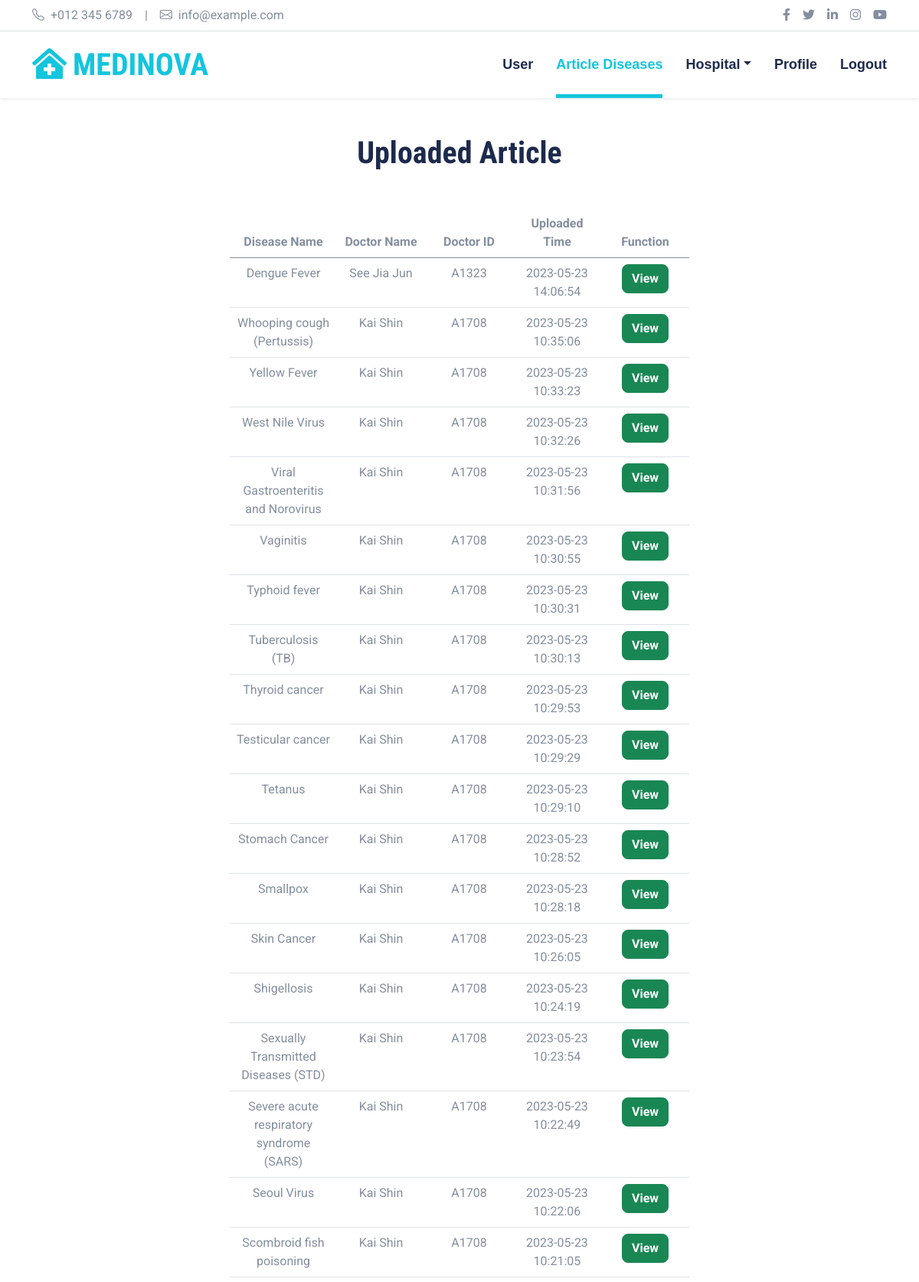
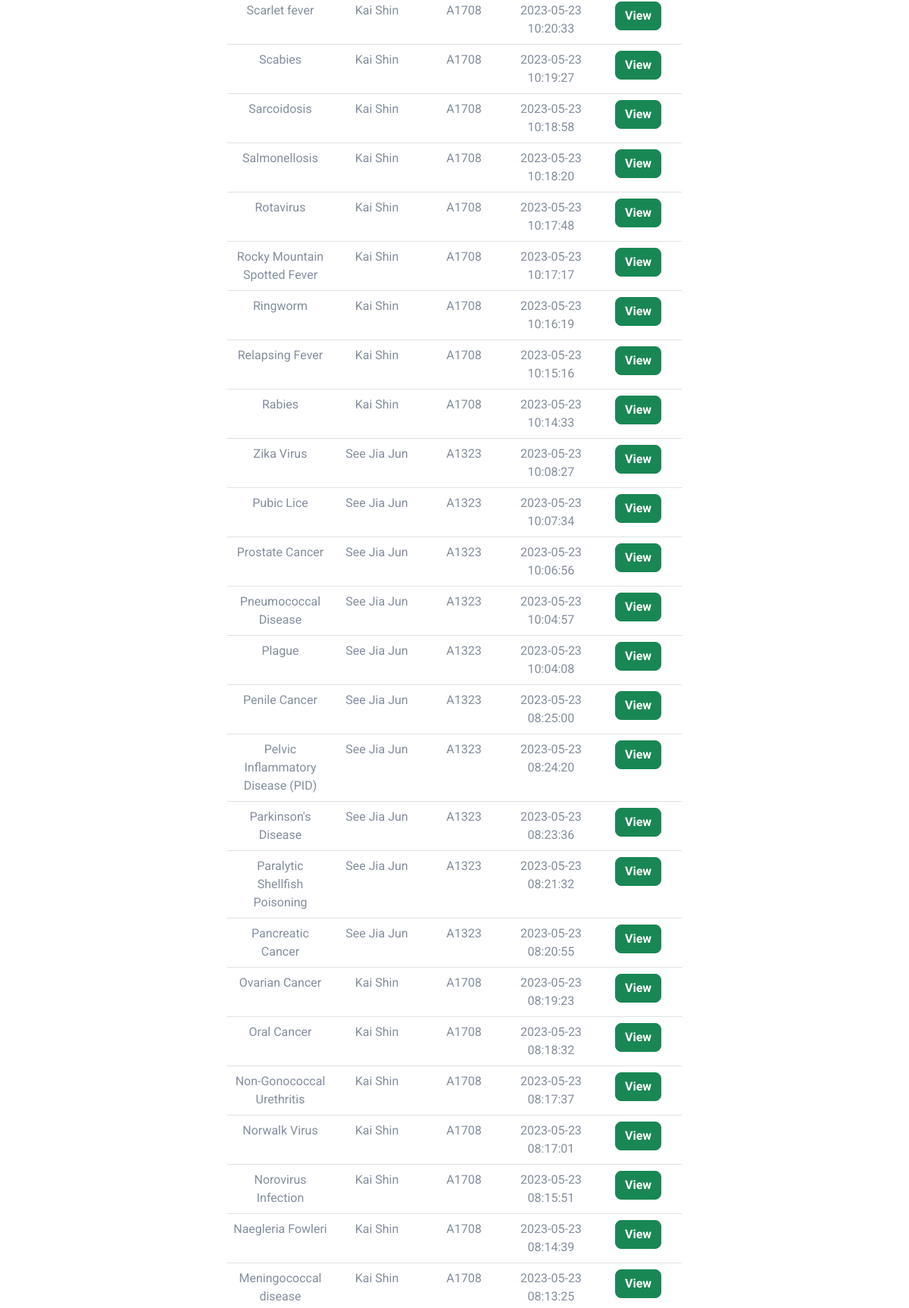
The app's page /ViewDisease.php (signed in, upper part) with its own data (2 pictures, top to bottom).
### tables this page shows
CREATE TABLE `diseases` (
  `disease_id` int(11) NOT NULL,
  `user_id` int(11) NOT NULL,
  `disease_name` varchar(100) NOT NULL,
  `description` longtext NOT NULL,
  `symptoms` longtext NOT NULL,
  `treatment` longtext NOT NULL,
  `disease_image` longblob DEFAULT NULL,
  `upload_time` timestamp NOT NULL DEFAULT current_timestamp() ON UPDATE current_timestamp()
);

CREATE TABLE `users` (
  `user_id` int(11) NOT NULL,
  `username` varchar(255) NOT NULL,
  `email` varchar(255) NOT NULL,
  `password` varchar(255) NOT NULL,
  `name` varchar(255) NOT NULL,
  `gender` text NOT NULL,
  `age` int(3) NOT NULL,
  `profile_image` longblob DEFAULT NULL,
  `doctor_id` varchar(20) DEFAULT NULL,
  `hospital_id` int(11) DEFAULT NULL,
  `role` text NOT NULL,
  `approved` tinyint(1) DEFAULT 0,
  `last_login` timestamp NOT NULL DEFAULT current_timestamp() ON UPDATE current_timestamp()
);

### ViewDisease.php (the view, shortened to what this page needs)
<?php
	require("connect.php");
?>
<!DOCTYPE html>
<html lang="en">
<head>
    <link href="https://cdnjs.cloudflare.com/ajax/libs/font-awesome/5.15.0/css/all.min.css" rel="stylesheet">
    <link href="https://cdn.jsdelivr.net/npm/bootstrap-icons@1.4.1/font/bootstrap-icons.css" rel="stylesheet">
    <link href="lib/owlcarousel/assets/owl.carousel.min.css" rel="stylesheet">
    <link href="lib/tempusdominus/css/tempusdominus-bootstrap-4.min.css" rel="stylesheet" />
    <link href="css/bootstrap.min.css" rel="stylesheet">
    <link href="css/style.css" rel="stylesheet">
</head>
<body>
    <div class="container-fluid py-2 border-bottom d-none d-lg-block">
        <div class="container">
            <div class="row">
                <div class="col-md-6 text-center text-lg-start mb-2 mb-lg-0">
                    <div class="d-inline-flex align-items-center">
                        <a class="text-decoration-none text-body pe-3" href=""><i class="bi bi-telephone me-2"></i>+012 345 6789</a>
                        <span class="text-body">|</span>
                        <a class="text-decoration-none text-body px-3" href=""><i class="bi bi-envelope me-2"></i>info@example.com</a>
                    </div>
                </div>
                <div class="col-md-6 text-center text-lg-end">
                    <div class="d-inline-flex align-items-center">
                        <a class="text-body px-2" href="">
                            <i class="fab fa-facebook-f"></i>
                        </a>
                        <a class="text-body px-2" href="">
                            <i class="fab fa-twitter"></i>
                        </a>
                        <a class="text-body px-2" href="">
                            <i class="fab fa-linkedin-in"></i>
                        </a>
                        <a class="text-body px-2" href="">
                            <i class="fab fa-instagram"></i>
                        </a>
                        <a class="text-body ps-2" href="">
                            <i class="fab fa-youtube"></i>
                        </a>
                    </div>
                </div>
            </div>
        </div>
    </div>
    <div class="container-fluid sticky-top bg-white shadow-sm">
        <div class="container">
            <nav class="navbar navbar-expand-lg bg-white navbar-light py-3 py-lg-0">
                <?php
                if (isset($_SESSION['isLogin']) && $_SESSION["isLogin"]===true && isset($_SESSION['role']) && $_SESSION['role']=='admin') { ?>
                <a href="ManageUser.php?role=user" class="navbar-brand">
                    <h1 class="m-0 text-uppercase text-primary"><i class="fa fa-clinic-medical me-2"></i>Medinova</h1>
                </a>
                <?php } else { ?>
                <a href="DoctorDashboard.php" class="navbar-brand">
                    <h1 class="m-0 text-uppercase text-primary"><i class="fa fa-clinic-medical me-2"></i>Medinova</h1>
                </a>
                <?php } ?>
                <div class="collapse navbar-collapse" id="navbarCollapse">
                    <div class="navbar-nav ms-auto py-0">
                        <?php
                        if (isset($_SESSION['isLogin']) && $_SESSION["isLogin"]===true && isset($_SESSION['role']) && $_SESSION['role']=='admin') { ?>
                        <a href="ManageUser.php?role=user" class="nav-item nav-link">User</a>
                        <?php } else {?>
                        <a href="DoctorDashboard.php" class="nav-item nav-link">Dashboard</a>
                        <?php } ?>
                        <a href="CheckDiseases.php" class="nav-item nav-link active">Article Diseases</a>
                        <div class="nav-item dropdown">
                            <a href="Hospital.php" class="nav-link dropdown-toggle" data-bs-toggle="dropdown">Hospital</a>
                        </div>
                        <?php if (isset($_SESSION['isLogin']) && $_SESSION["isLogin"]===true) { ?>
                        <a href="Profile.php" class="nav-item nav-link">Profile</a>
                        <a href="logout.php" class="nav-item nav-link">Logout</a>
                        <?php } else { ?>
                        <a href="Login.php" class="nav-item nav-link">Login</a>
                        <a href="Signup.php" class="nav-item nav-link">Signup</a>
                        <?php } ?>
                    </div>
                </div>
            </nav>
        </div>
    </div>
     <div class="container-fluid pt-5">
        <div class="container">
            <div class="text-center mx-auto mb-5" style="max-width: 500px;">
                <h1 class="display-6 mb-4">Uploaded Article</h1>
            </div>
        </div>
    </div>
    <?php
    if (isset($_SESSION['isLogin']) && $_SESSION["isLogin"]===true && isset($_SESSION['role']) && $_SESSION['role']=='admin') {
        $sql = "SELECT * FROM diseases d JOIN users u WHERE d.user_id = u.user_id ORDER BY upload_time DESC";
        $result = $mysqli->query($sql);
    ?>
    <table class="table mt-5 w-50 text-center" style="margin: 0 auto;">
    <thead>
        <tr class="text-center">
        <th class="col-2"> Disease Name </th>
        <th class="col-2"> Doctor Name </th>
        <th class="col-2"> Doctor ID </th>
        <th class="col-2"> Uploaded Time </th>
        <th colspan="2" class="col-2"> Function </th>
        </tr>
    </thead>
    <tbody>
        <?php while ($row = mysqli_fetch_assoc($result)) { ?>
        <tr class="text-center">
            <td class="col-2"><?php echo $row['disease_name']; ?></td>
            <td class="col-2"><?php echo $row['name']; ?></td>
            <td class="col-2"><?php echo $row['doctor_id']; ?></td>
            <td class="col-2"><?php echo $row['upload_time']; ?></td>
            <td class="col-2"><a href="Diseases.php?DiseaseId=<?php echo $row['disease_id'] ?>" class="btn btn-success" name="view">View</a></td>
        </tr>
        <?php } } ?>
    </tbody>
    </table>
</body>
</html>

### css/style.css (style rules this page uses)
:root { --primary: #13C5DD; --secondary: #354F8E; --light: #EFF5F9; --dark: #1D2A4D; }
.btn { font-weight: 700; transition: .5s; }
.navbar-light .navbar-nav .nav-link { font-family: 'Jost', sans-serif; position: relative; margin-left: 30px; padding: 30px 0; font-size: 18px; font-weight: 700; color: var(--dark); outline: none; transition: .5s; }
.navbar-light .navbar-nav .nav-link:hover, .navbar-light .navbar-nav .nav-link.active { color: var(--primary); }
@media (min-width: 992px) { .navbar-light .navbar-nav .nav-link::before { position: absolute; content: ""; width: 0; height: 5px; bottom: 0; left: 50%; background: var(--primary); transition: .5s; } }
@media (min-width: 992px) { .navbar-light .navbar-nav .nav-link:hover::before, .navbar-light .navbar-nav .nav-link.active::before { width: 100%; left: 0; } }

### records on screen
diseases: disease_name "Dengue Fever", user.name "See Jia Jun", user.doctor_id "A1323", upload_time "2023-05-23 14:06:54"
diseases: disease_name "Whooping cough (Pertussis)", user.name "Kai Shin", user.doctor_id "A1708", upload_time "2023-05-23 10:35:06"
diseases: disease_name "Yellow Fever", user.name "Kai Shin", user.doctor_id "A1708", upload_time "2023-05-23 10:33:23"
diseases: disease_name "West Nile Virus", user.name "Kai Shin", user.doctor_id "A1708", upload_time "2023-05-23 10:32:26"
diseases: disease_name "Viral Gastroenteritis and Norovirus", user.name "Kai Shin", user.doctor_id "A1708", upload_time "2023-05-23 10:31:56"
diseases: disease_name "Vaginitis", user.name "Kai Shin", user.doctor_id "A1708", upload_time "2023-05-23 10:30:55"
diseases: disease_name "Typhoid fever", user.name "Kai Shin", user.doctor_id "A1708", upload_time "2023-05-23 10:30:31"
diseases: disease_name "Tuberculosis (TB)", user.name "Kai Shin", user.doctor_id "A1708", upload_time "2023-05-23 10:30:13"
diseases: disease_name "Thyroid cancer", user.name "Kai Shin", user.doctor_id "A1708", upload_time "2023-05-23 10:29:53"
diseases: disease_name "Testicular cancer", user.name "Kai Shin", user.doctor_id "A1708", upload_time "2023-05-23 10:29:29"
diseases: disease_name "Tetanus", user.name "Kai Shin", user.doctor_id "A1708", upload_time "2023-05-23 10:29:10"
diseases: disease_name "Stomach Cancer", user.name "Kai Shin", user.doctor_id "A1708", upload_time "2023-05-23 10:28:52"
diseases: disease_name "Smallpox", user.name "Kai Shin", user.doctor_id "A1708", upload_time "2023-05-23 10:28:18"
diseases: disease_name "Skin Cancer", user.name "Kai Shin", user.doctor_id "A1708", upload_time "2023-05-23 10:26:05"
diseases: disease_name "Shigellosis", user.name "Kai Shin", user.doctor_id "A1708", upload_time "2023-05-23 10:24:19"
diseases: disease_name "Sexually Transmitted Diseases (STD)", user.name "Kai Shin", user.doctor_id "A1708", upload_time "2023-05-23 10:23:54"
diseases: disease_name "Severe acute respiratory syndrome (SARS)", user.name "Kai Shin", user.doctor_id "A1708", upload_time "2023-05-23 10:22:49"
diseases: disease_name "Seoul Virus", user.name "Kai Shin", user.doctor_id "A1708", upload_time "2023-05-23 10:22:06"
diseases: disease_name "Scombroid fish poisoning", user.name "Kai Shin", user.doctor_id "A1708", upload_time "2023-05-23 10:21:05"
diseases: disease_name "Scarlet fever", user.name "Kai Shin", user.doctor_id "A1708", upload_time "2023-05-23 10:20:33"
diseases: disease_name "Scabies", user.name "Kai Shin", user.doctor_id "A1708", upload_time "2023-05-23 10:19:27"
diseases: disease_name "Sarcoidosis", user.name "Kai Shin", user.doctor_id "A1708", upload_time "2023-05-23 10:18:58"
diseases: disease_name "Salmonellosis", user.name "Kai Shin", user.doctor_id "A1708", upload_time "2023-05-23 10:18:20"
diseases: disease_name "Rotavirus", user.name "Kai Shin", user.doctor_id "A1708", upload_time "2023-05-23 10:17:48"
diseases: disease_name "Rocky Mountain Spotted Fever", user.name "Kai Shin", user.doctor_id "A1708", upload_time "2023-05-23 10:17:17"
diseases: disease_name "Ringworm", user.name "Kai Shin", user.doctor_id "A1708", upload_time "2023-05-23 10:16:19"
diseases: disease_name "Relapsing Fever", user.name "Kai Shin", user.doctor_id "A1708", upload_time "2023-05-23 10:15:16"
diseases: disease_name "Rabies", user.name "Kai Shin", user.doctor_id "A1708", upload_time "2023-05-23 10:14:33"
diseases: disease_name "Zika Virus", user.name "See Jia Jun", user.doctor_id "A1323", upload_time "2023-05-23 10:08:27"
diseases: disease_name "Pubic Lice", user.name "See Jia Jun", user.doctor_id "A1323", upload_time "2023-05-23 10:07:34"
diseases: disease_name "Prostate Cancer", user.name "See Jia Jun", user.doctor_id "A1323", upload_time "2023-05-23 10:06:56"
diseases: disease_name "Pneumococcal Disease", user.name "See Jia Jun", user.doctor_id "A1323", upload_time "2023-05-23 10:04:57"
diseases: disease_name "Plague", user.name "See Jia Jun", user.doctor_id "A1323", upload_time "2023-05-23 10:04:08"
diseases: disease_name "Penile Cancer", user.name "See Jia Jun", user.doctor_id "A1323", upload_time "2023-05-23 08:25:00"
diseases: disease_name "Pelvic Inflammatory Disease (PID)", user.name "See Jia Jun", user.doctor_id "A1323", upload_time "2023-05-23 08:24:20"
diseases: disease_name "Parkinson's Disease", user.name "See Jia Jun", user.doctor_id "A1323", upload_time "2023-05-23 08:23:36"
diseases: disease_name "Paralytic Shellfish Poisoning", user.name "See Jia Jun", user.doctor_id "A1323", upload_time "2023-05-23 08:21:32"
diseases: disease_name "Pancreatic Cancer", user.name "See Jia Jun", user.doctor_id "A1323", upload_time "2023-05-23 08:20:55"
diseases: disease_name "Ovarian Cancer", user.name "Kai Shin", user.doctor_id "A1708", upload_time "2023-05-23 08:19:23"
diseases: disease_name "Oral Cancer", user.name "Kai Shin", user.doctor_id "A1708", upload_time "2023-05-23 08:18:32"
diseases: disease_name "Non-Gonococcal Urethritis", user.name "Kai Shin", user.doctor_id "A1708", upload_time "2023-05-23 08:17:37"
diseases: disease_name "Norwalk Virus", user.name "Kai Shin", user.doctor_id "A1708", upload_time "2023-05-23 08:17:01"
diseases: disease_name "Norovirus Infection", user.name "Kai Shin", user.doctor_id "A1708", upload_time "2023-05-23 08:15:51"
diseases: disease_name "Naegleria Fowleri", user.name "Kai Shin", user.doctor_id "A1708", upload_time "2023-05-23 08:14:39"
diseases: disease_name "Meningococcal disease", user.name "Kai Shin", user.doctor_id "A1708", upload_time "2023-05-23 08:13:25"
